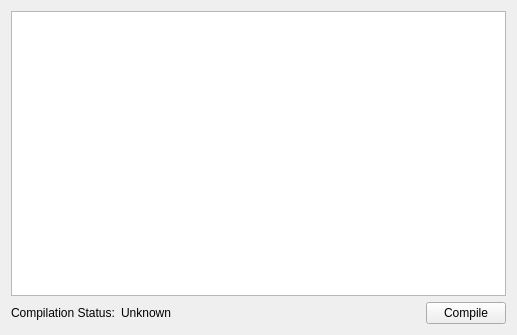
<ui version="4.0" >
 <class>UserScript</class>
 <widget class="QWidget" name="UserScript" >
  <property name="geometry" >
   <rect>
    <x>0</x>
    <y>0</y>
    <width>517</width>
    <height>335</height>
   </rect>
  </property>
  <property name="windowTitle" >
   <string>Form</string>
  </property>
  <layout class="QVBoxLayout" >
   <item>
    <widget class="QTextEdit" name="programEdit" />
   </item>
   <item>
    <layout class="QHBoxLayout" >
     <item>
      <widget class="QLabel" name="label" >
       <property name="text" >
        <string>Compilation Status:</string>
       </property>
      </widget>
     </item>
     <item>
      <widget class="QLabel" name="statusLabel" >
       <property name="text" >
        <string>Unknown</string>
       </property>
      </widget>
     </item>
     <item>
      <spacer>
       <property name="orientation" >
        <enum>Qt::Horizontal</enum>
       </property>
       <property name="sizeHint" >
        <size>
         <width>40</width>
         <height>20</height>
        </size>
       </property>
      </spacer>
     </item>
     <item>
      <widget class="QPushButton" name="compileButton" >
       <property name="text" >
        <string>Compile</string>
       </property>
      </widget>
     </item>
    </layout>
   </item>
  </layout>
 </widget>
 <resources/>
 <connections/>
</ui>
